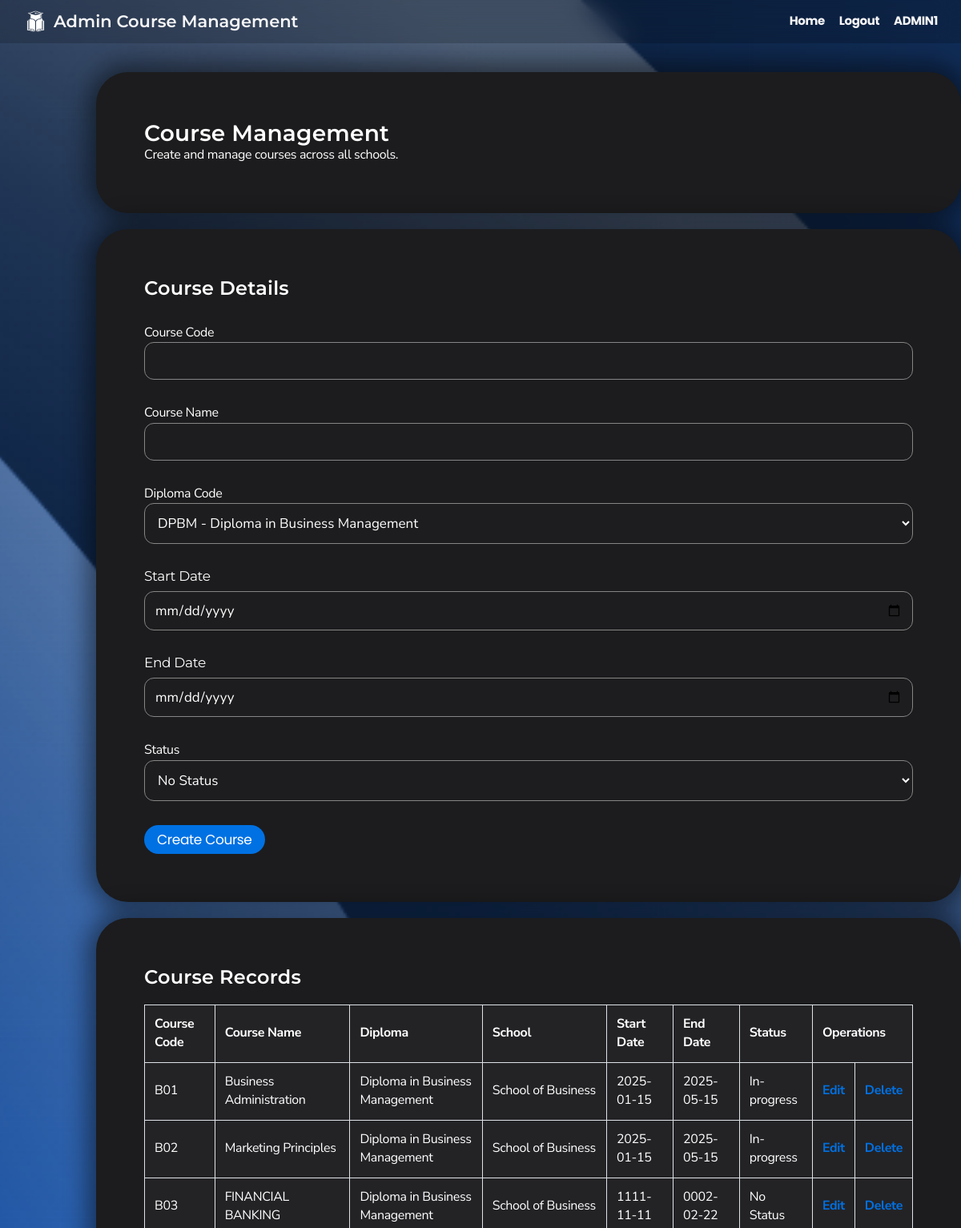
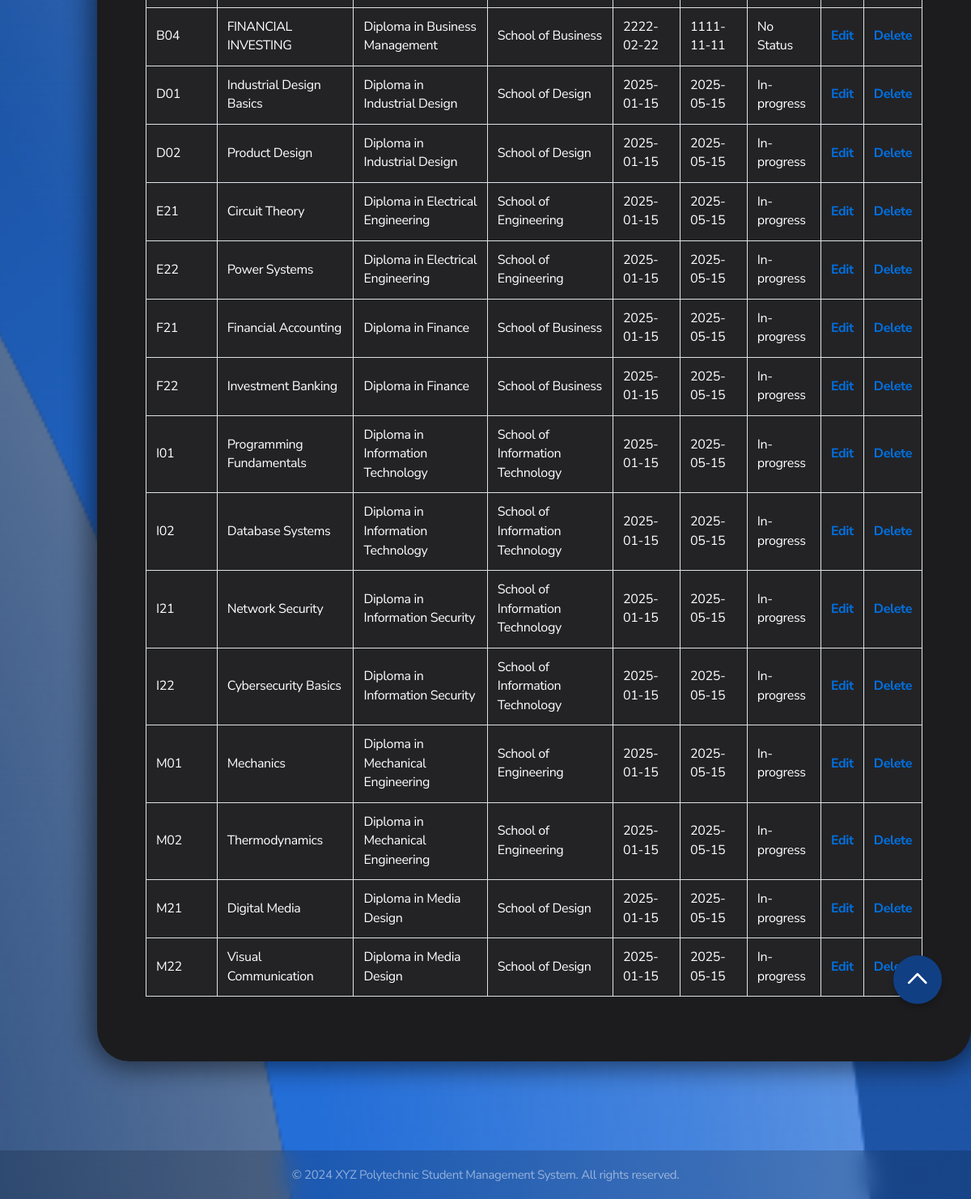
Screenshot of /CRUD3/admin_course_create_form.php (signed in) with the database file from the repository (2 pictures, top to bottom).
### tables this page shows
CREATE TABLE `course` (
  `course_code` varchar(3) NOT NULL,
  `course_name` varchar(50) NOT NULL,
  `diploma_code` varchar(5) NOT NULL,
  `course_start_date` date NOT NULL,
  `course_end_date` date NOT NULL,
  `status` enum('To start','In-progress','Ended') DEFAULT NULL
);

CREATE TABLE `diploma` (
  `diploma_code` varchar(5) NOT NULL,
  `diploma_name` varchar(50) NOT NULL,
  `school_code` varchar(3) NOT NULL
);

CREATE TABLE `school` (
  `school_code` varchar(3) NOT NULL,
  `school_name` varchar(50) NOT NULL
);

### CRUD3/admin_course_create_form.php (the view, shortened to what this page needs)
<?php
$con = mysqli_connect("localhost","root","","xyz polytechnic");
$full_name = isset($_SESSION['session_full_name']) ? $_SESSION['session_full_name'] : "";
$diploma_query = "SELECT diploma_code, diploma_name FROM diploma";
$diplomas = $con->query($diploma_query);
?>
<!DOCTYPE html>
<html lang="en">
<head>
    <link rel="stylesheet" href="../styles.css">
</head>
<body>
    <div class="navbar">
        <div class="navbar-brand">
            <img src="../logo.png" alt="XYZ Polytechnic Logo" class="school-logo">
            <h1>Admin Course Management</h1>
        </div>
        <nav>
            <a href="../admin_dashboard.php">Home</a>
            <a href="../logout.php">Logout</a>
            <a><?php echo htmlspecialchars($full_name); ?></a>
        </nav>
    </div>
    <div class="container">
        <div class="card">
            <h2>Course Management</h2>
            <p>Create and manage courses across all schools.</p>
        </div>
        <div class="card">
            <h3>Course Details</h3>
            <form method="POST" action="admin_course_create.php" onsubmit="return validateDates()">
                <div class="form-group">
                    <label>Course Code</label>
                    <input type="text" name="course_code" pattern="[A-Z]{1}\d{2}" title="Format: 1 uppercase letter followed by 2 digits" required>
                </div>
                <div class="form-group">
                    <label>Course Name</label>
                    <input type="text" name="course_name" required>
                </div>
                <div class="form-group">
                    <label>Diploma Code</label>
                    <select name="diploma_code" required>
                        <?php while($row = $diplomas->fetch_assoc()): ?>
                            <option value="<?= htmlspecialchars($row['diploma_code']) ?>">
                                <?= htmlspecialchars($row['diploma_code'] . ' - ' . $row['diploma_name']) ?>
                            </option>
                        <?php endwhile; ?>
                    </select>
                </div>
                <div class="form-group">
                    <label class="label">Start Date</label>
                    <input type="date" name="course_start_date"
                        value="<?php echo $course_row['course_start_date'] ? htmlspecialchars($course_row['course_start_date']) : ''; ?>">
                </div>
                <div class="form-group">
                    <label class="label">End Date</label>
                    <input type="date" name="course_end_date"
                        value="<?php echo $course_row['course_end_date'] ? htmlspecialchars($course_row['course_end_date']) : ''; ?>">
                </div>
                <div class="form-group">
                    <label>Status</label>
                    <select name="status">
                        <option value="No Status" selected>No Status</option>
                    </select>
                </div>
                <button type="submit">Create Course</button>
            </form>
        </div>
        <div class="card">
            <h3>Course Records</h3>
            <button id="scrollToTop" class="button" onclick="scroll_to_top()">
                <img src="../scroll_up.png" alt="Scroll to top">
            </button>
            <?php
            $course_query = "SELECT c.*, d.diploma_name, s.school_name
                           FROM course c
                           JOIN diploma d ON c.diploma_code = d.diploma_code
                           JOIN school s ON d.school_code = s.school_code
                           ORDER BY c.course_code";
            $course_result = $con->query($course_query);
            if ($course_result->num_rows > 0) {
                echo '<table border="1" bgcolor="white" align="center">';
                echo '<tr>
                        <th>Course Code</th>
                        <th>Course Name</th>
                        <th>Diploma</th>
                        <th>School</th>
                        <th>Start Date</th>
                        <th>End Date</th>
                        <th>Status</th>
                        <th colspan="2">Operations</th>
                    </tr>';
                while ($course_row = $course_result->fetch_assoc()) {
                    echo '<tr>';
                    echo '<td>' . htmlspecialchars($course_row['course_code']) . '</td>';
                    echo '<td>' . htmlspecialchars($course_row['course_name']) . '</td>';
                    echo '<td>' . htmlspecialchars($course_row['diploma_name']) . '</td>';
                    echo '<td>' . htmlspecialchars($course_row['school_name']) . '</td>';
                    echo '<td>' . ($course_row['course_start_date'] ? htmlspecialchars(date('Y-m-d', strtotime($course_row['course_start_date']))) : 'No Start Date') . '</td>';
                    echo '<td>' . ($course_row['course_end_date'] ? htmlspecialchars(date('Y-m-d', strtotime($course_row['course_end_date']))) : 'No End Date') . '</td>';
                    echo '<td>' . htmlspecialchars(($course_row['status'] ? $course_row['status'] : 'No Status')) . '</td>';
                    echo '<td> <a href="admin_course_update_form.php?course_code=' . htmlspecialchars($course_row['course_code']) . '">Edit</a> </td>';
                    echo '<td> <a href="#" onclick="confirmDelete(\'' . htmlspecialchars($course_row['course_code']) . '\')">Delete</a> </td>';
                    echo '</tr>';
                }
                echo '</table>';
            } else {
                echo '<p class="text-center">No courses found.</p>';
            }
            ?>
        </div>
    </div>
</body>
<footer class="footer">
    <p>&copy; 2024 XYZ Polytechnic Student Management System. All rights reserved.</p>
</footer>
</html>

### styles.css (style rules this page uses)
* { margin: 0; padding: 0; box-sizing: border-box; }
body { font-family: 'Nunito Sans', sans-serif; line-height: 1.47059; font-weight: 400; letter-spacing: -.022em; background-image: url('background.png'); background-size: cover; background-position: center; background-repeat: no-repeat; background-attachment: fixed; background-color: #1c1c1e; color: #ffffff; min-height: 100vh; display: flex; flex-direction: column; -webkit-font-smoothing: antialiased; }
h1, h2, h3, h4, h5, h6 { font-family: 'Montserrat', sans-serif; font-weight: 600; }
h1 { font-size: 40px; line-height: 1.1; letter-spacing: 0; }
h2 { font-size: 28px; line-height: 1.14286; letter-spacing: .007em; }
h3 { font-size: 24px; line-height: 1.16667; letter-spacing: .009em; }
button, .button { font-family: 'Poppins', sans-serif; background-color: #0071e3; color: #fff; font-size: 17px; line-height: 1.17648; font-weight: 400; letter-spacing: -.022em; padding: 8px 16px; border-radius: 980px; border: none; cursor: pointer; transition: all 0.3s ease; }
a { color: #0071e3; margin-top: 20px; text-decoration: none; font-weight: bold; }
.navbar { background: #0000002d; backdrop-filter: saturate(100%) blur(15px); position: fixed; top: 0px; left: 0; right: 0; z-index: 9999; height: 54px; display: flex; align-items: center; justify-content: space-between; padding: 0 22px; }
.navbar-brand { display: flex; align-items: center; }
.navbar-brand h1 { color: #f5f5f7; font-size: 21px; margin: 0; }
.navbar a { font-family: 'Poppins', sans-serif; color: #f5f5f7; font-size: 15px; text-decoration: none; padding: 0 7px; opacity: 1; transition: opacity 0.3s; }
.school-logo { height: 45px; width: 45px; }
.container { max-width: 1080px; justify-content: center; align-items: center; min-height: calc(90vh - 44px - 57px); width: 90%; margin: 30px auto; padding: 60px; }
.card { background: #1c1c1e; border-radius: 40px; padding: 60px; margin-bottom: 20px; box-shadow: 0 0 30px 10px rgba(0, 0, 0, 0.485); transition: transform 0.3s ease, box-shadow 0.3s ease; width: 1080px; }
.form-group { margin-top:30px; margin-bottom: 30px; }
.label { font-family: 'Montserrat', sans-serif; display: block; font-size: 17px; line-height: 1.23536; font-weight: 400; letter-spacing: -.022em; margin-bottom: 8px; color: #ffffff; }
input[type="text"], input[type="email"], input[type="password"], input[type="date"], select, textarea { font-family: 'Nunito Sans', sans-serif; width: 100%; padding: 12px; font-size: 17px; line-height: 1.23536; border: 1.6px solid #858585; border-radius: 12px; background-color: #1d1d1f; color: #ffffff; transition: border-color 0.3s ease; }
table { width: 100%; border: 1px solid #ffffff; border-collapse: collapse; margin-bottom: 20px; margin-top: 20px; }
table th, table td { font-family: 'Nunito Sans', sans-serif; padding: 12px; border: 1px solid #dee2e6; text-align: left; background: #232326; }
.footer { padding: 20px; text-align: center; font-size: 15px; line-height: 1.33337; margin-top: auto; background: #0000002d; backdrop-filter: saturate(100%) blur(15px); color: rgba(255, 255, 255, 0.5); }
#scrollToTop { position: fixed; top: 90%; right: 3%; z-index: 1000; width: 60px; height: 60px; background-color: #113f84; color: #fff; border-radius: 50%; box-shadow: 0 4px 6px rgba(0, 0, 0, 0.2); transition: all 0.3s ease; border: none; display: flex; align-items: center; justify-content: center; cursor: pointer; }
#scrollToTop img { width: 30px; height: auto; pointer-events: none; }

### rows the page displays
course: course_code "B01", course_name "Business Administration", diploma_code.diploma_name "Diploma in Business Management", school.school_name "School of Business", course_start_date "2025-01-15", course_end_date "2025-05-15", status "In-progress"
course: course_code "B02", course_name "Marketing Principles", diploma_code.diploma_name "Diploma in Business Management", school.school_name "School of Business", course_start_date "2025-01-15", course_end_date "2025-05-15", status "In-progress"
course: course_code "B03", course_name "FINANCIAL BANKING", diploma_code.diploma_name "Diploma in Business Management", school.school_name "School of Business", course_start_date "1111-11-11", course_end_date "0002-02-22", status "No Status"
course: course_code "B04", course_name "FINANCIAL INVESTING", diploma_code.diploma_name "Diploma in Business Management", school.school_name "School of Business", course_start_date "2222-02-22", course_end_date "1111-11-11", status "No Status"
course: course_code "D01", course_name "Industrial Design Basics", diploma_code.diploma_name "Diploma in Industrial Design", school.school_name "School of Design", course_start_date "2025-01-15", course_end_date "2025-05-15", status "In-progress"
course: course_code "D02", course_name "Product Design", diploma_code.diploma_name "Diploma in Industrial Design", school.school_name "School of Design", course_start_date "2025-01-15", course_end_date "2025-05-15", status "In-progress"
course: course_code "E21", course_name "Circuit Theory", diploma_code.diploma_name "Diploma in Electrical Engineering", school.school_name "School of Engineering", course_start_date "2025-01-15", course_end_date "2025-05-15", status "In-progress"
course: course_code "E22", course_name "Power Systems", diploma_code.diploma_name "Diploma in Electrical Engineering", school.school_name "School of Engineering", course_start_date "2025-01-15", course_end_date "2025-05-15", status "In-progress"
course: course_code "F21", course_name "Financial Accounting", diploma_code.diploma_name "Diploma in Finance", school.school_name "School of Business", course_start_date "2025-01-15", course_end_date "2025-05-15", status "In-progress"
course: course_code "F22", course_name "Investment Banking", diploma_code.diploma_name "Diploma in Finance", school.school_name "School of Business", course_start_date "2025-01-15", course_end_date "2025-05-15", status "In-progress"
course: course_code "I01", course_name "Programming Fundamentals", diploma_code.diploma_name "Diploma in Information Technology", school.school_name "School of Information Technology", course_start_date "2025-01-15", course_end_date "2025-05-15", status "In-progress"
course: course_code "I02", course_name "Database Systems", diploma_code.diploma_name "Diploma in Information Technology", school.school_name "School of Information Technology", course_start_date "2025-01-15", course_end_date "2025-05-15", status "In-progress"
course: course_code "I21", course_name "Network Security", diploma_code.diploma_name "Diploma in Information Security", school.school_name "School of Information Technology", course_start_date "2025-01-15", course_end_date "2025-05-15", status "In-progress"
course: course_code "I22", course_name "Cybersecurity Basics", diploma_code.diploma_name "Diploma in Information Security", school.school_name "School of Information Technology", course_start_date "2025-01-15", course_end_date "2025-05-15", status "In-progress"
course: course_code "M01", course_name "Mechanics", diploma_code.diploma_name "Diploma in Mechanical Engineering", school.school_name "School of Engineering", course_start_date "2025-01-15", course_end_date "2025-05-15", status "In-progress"
course: course_code "M02", course_name "Thermodynamics", diploma_code.diploma_name "Diploma in Mechanical Engineering", school.school_name "School of Engineering", course_start_date "2025-01-15", course_end_date "2025-05-15", status "In-progress"
course: course_code "M21", course_name "Digital Media", diploma_code.diploma_name "Diploma in Media Design", school.school_name "School of Design", course_start_date "2025-01-15", course_end_date "2025-05-15", status "In-progress"
course: course_code "M22", course_name "Visual Communication", diploma_code.diploma_name "Diploma in Media Design", school.school_name "School of Design", course_start_date "2025-01-15", course_end_date "2025-05-15", status "In-progress"

### other values shown
$full_name "ADMIN1"
form field diploma_code "DPBM - Diploma in Business Management"
